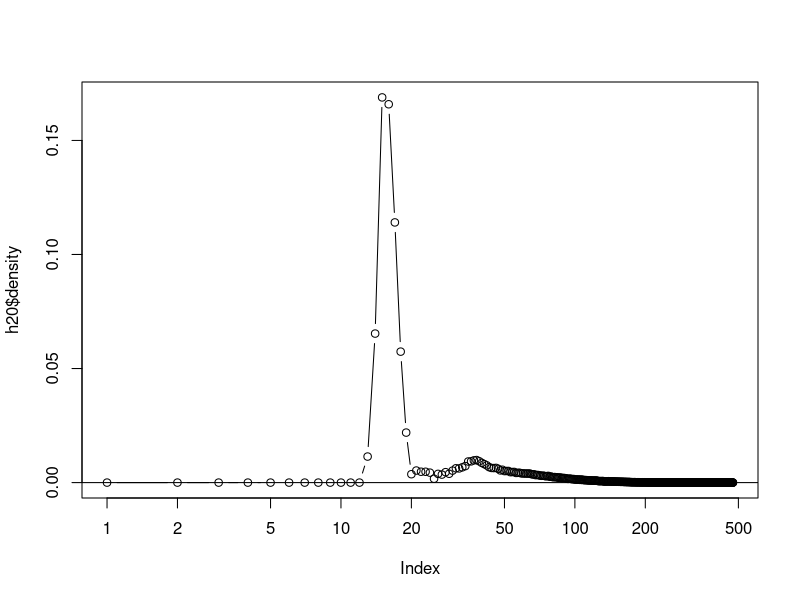

R code for this plot:
deck10<-read.csv(file="log10.txt",sep=",",head=T)
summary(deck10)

deck20<-read.csv(file="log20.txt",sep=",",head=T)
summary(deck20)
h20<-hist(deck20$turned_cards,breaks=c(1:max(deck20$turned_cards)),plot=F)
plot(h20$density,log="x",type="b")
abline(a=0,b=0)